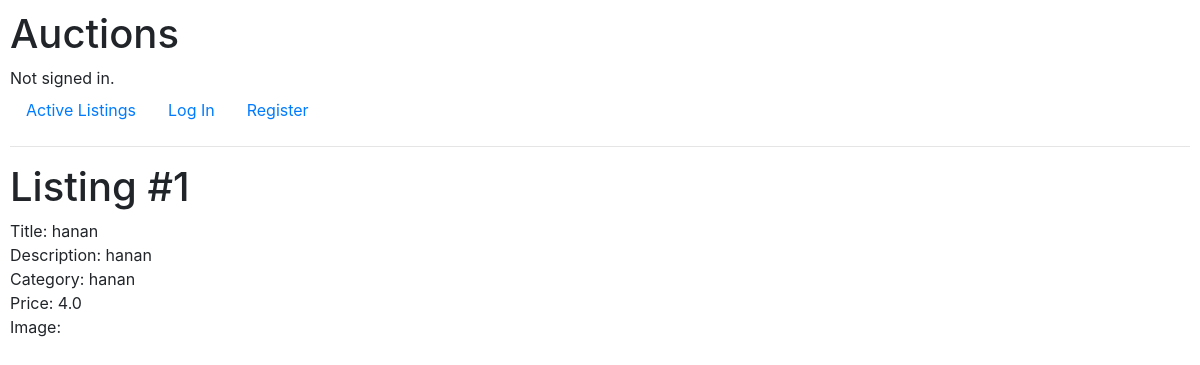
The page /1 on the database its author committed.
### auctions/models.py (models this page shows)
class listings(models.Model):
    title = models.CharField(max_length=64)
    description = models.CharField(max_length=1000)
    bid = models.FloatField()
    category = models.CharField(max_length=64)
    image = models.CharField(max_length=1000)

### auctions/views.py (the view)
# urls.py: path("<int:listings_id>", views.show_listing, name="listing"),
def show_listing(request, listings_id):
    list_id = listings.objects.get(pk=listings_id)
    return render(request, "auctions/listing.html",{
        "listing": list_id
    })

### auctions/templates/auctions/listing.html (shortened to what this page needs)
{% extends "auctions/layout.html" %}
{% block body %}
    <h1>Listing #{{ listing.id }}</h1>
    <div>
        Title: {{ listing.title }} <br>
        Description: {{ listing.description }} <br>
        Category: {{ listing.category }} <br>
        Price: {{ listing.bid }} <br>
        Image: <img src="{{ listing.image }}" alt="" width="500px">  <br>
    </div>
{% endblock %}

### auctions/static/auctions/styles.css (style rules this page uses)
body { padding: 10px; }

### rows shown on the page
listings: id "1", title "hanan", description "hanan", category "hanan", bid "4.0"
